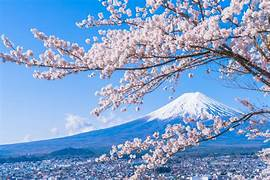
#> input picture TGMT/02.jpg, 270 x 180 px, found by its file name
$ jupyter execute 17.ipynb
#> lines starting #> are read from the running program, lines starting #| are printed output that depends on the picture
[cell 1]
from PIL import Image
import numpy as np
import matplotlib.pyplot as plt
from scipy import ndimage
image_path = 'C:/Users/HI/Documents/TGMT/02.jpg'
image = Image.open(image_path)
#> image is the input picture: PIL image 270x180 RGB; mean R, G, B 126, 159.2, 202.5
gray_image = image.convert('L')
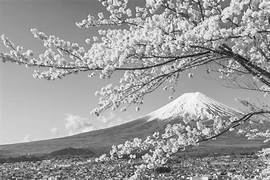
#> gray_image: PIL image 270x180 L; min 1, max 254, mean 154.2
image_a = np.array(gray_image)
gradient_x = ndimage.sobel(image_a, axis=0, mode='constant')
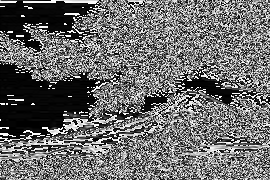
#> gradient_x: shape (180, 270); min 0, max 255, mean 107.7
fig, axs = plt.subplots(2,1, figsize=(10, 8))
plt.subplot(2,1,1)
plt.imshow(gray_image, cmap='gray')
plt.title('Ảnh xám gốc')
plt.subplot(2,1,2)
plt.imshow(gradient_x, cmap='gray')
plt.title('Ảnh xám gốc')
plt.show()
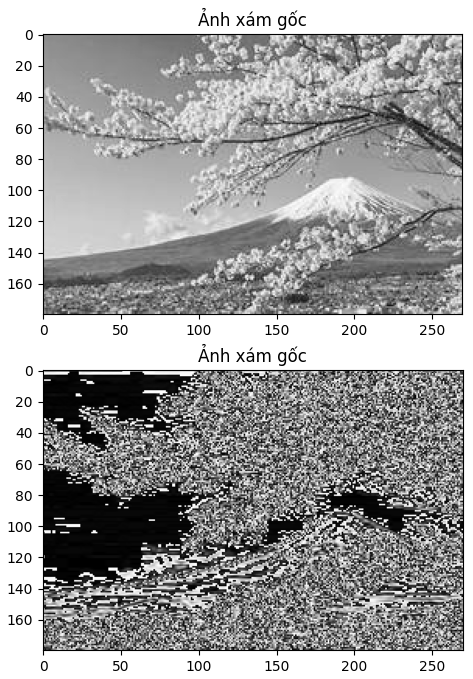
#> figure drawn by matplotlib, 2 panels

[cell 2]
from PIL import Image
import numpy as np
import matplotlib.pyplot as plt
from scipy import ndimage
image_path = 'C:/Users/HI/Documents/TGMT/02.jpg'
image = Image.open(image_path)
gray_image = image.convert('L')
image_a = np.array(gray_image)
gradient_x = ndimage.sobel(image_a, axis=1, mode='constant')
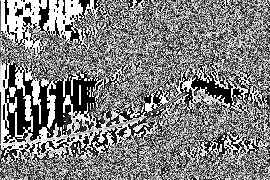
#> gradient_x: shape (180, 270); min 0, max 255, mean 127.7
fig, axs = plt.subplots(2,1, figsize=(10, 8))
plt.subplot(2,1,1)
plt.imshow(gray_image, cmap='gray')
plt.title('Ảnh xám gốc')
plt.subplot(2,1,2)
plt.imshow(gradient_x, cmap='gray')
plt.title('Ảnh xám gốc')
plt.show()

[cell 3]
from PIL import Image
import numpy as np
import matplotlib.pyplot as plt
from scipy import ndimage
image_path = 'C:/Users/HI/Documents/TGMT/02.jpg'
image = Image.open(image_path)
gray_image = image.convert('L')
image_a = np.array(gray_image)
gradient_x = ndimage.convolve(image_a, np.array([[-1, 0, 1], [-1, 0, 1], [-1, 0, 1]]))
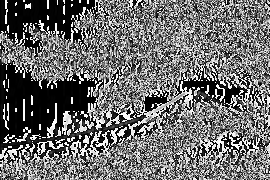
#> gradient_x: shape (180, 270); min 0, max 255, mean 108.1
gradient_y = ndimage.convolve(image_a, np.array([[-1, -1, -1], [0, 0, 0], [1, 1, 1]]))
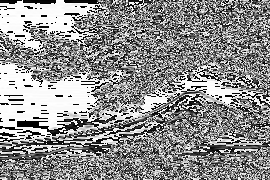
#> gradient_y: shape (180, 270); min 0, max 255, mean 143
gradient_magnitude = np.sqrt(gradient_x**2 + gradient_y**2)
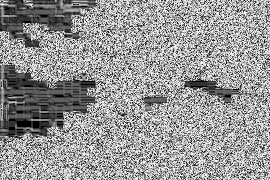
#> gradient_magnitude: shape (180, 270) float16; min 0, max 15.91, mean 9.41; drawn with min black and max white
fig, axs = plt.subplots(2,1, figsize=(10, 8))
plt.subplot(2,1,1)
plt.imshow(gray_image, cmap='gray')
plt.title('Ảnh xám gốc')
plt.subplot(2,1,2)
plt.imshow(gradient_magnitude, cmap='gray')
plt.title('Ảnh xám gốc')
plt.show()

$ run again, with TGMT/01.jpg copied over TGMT/02.jpg
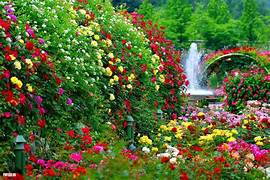
#> input picture TGMT/01.jpg, 270 x 180 px, found by its file name
#> image is the input picture: PIL image 270x180 RGB; mean R, G, B 89.1, 103.3, 54.1
#> `gradient_y = ndimage.convolve(image_a, np.array([[-1, -1, -1], [0, 0, ..`:
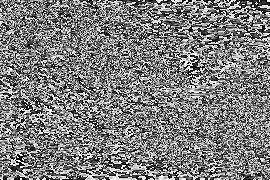
#> gradient_y: shape (180, 270); min 0, max 255, mean 125.6
#> `gradient_magnitude = np.sqrt(gradient_x**2 + gradient_y**2)`:
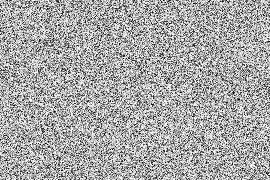
#> gradient_magnitude: shape (180, 270) float16; min 0, max 15.91, mean 10.45; drawn with min black and max white

$ run again, with TGMT/03.jpg copied over TGMT/02.jpg
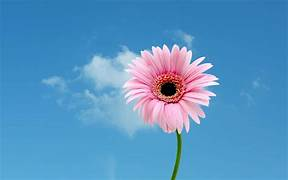
#> input picture TGMT/03.jpg, 288 x 180 px, found by its file name
#> image is the input picture: PIL image 288x180 RGB; mean R, G, B 87.7, 148.4, 194.7
#> `gradient_y = ndimage.convolve(image_a, np.array([[-1, -1, -1], [0, 0, ..`:
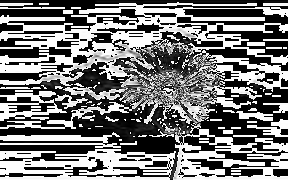
#> gradient_y: shape (180, 288); min 0, max 255, mean 119.3
#> `gradient_magnitude = np.sqrt(gradient_x**2 + gradient_y**2)`:
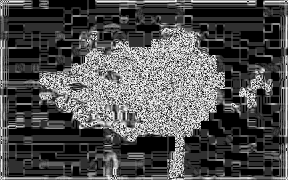
#> gradient_magnitude: shape (180, 288) float16; min 0, max 15.91, mean 5; drawn with min black and max white
